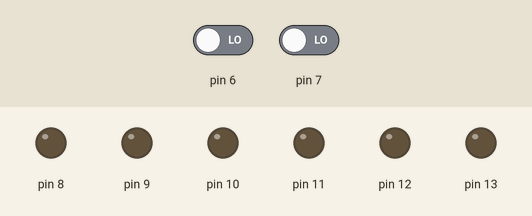
The sketch below on a simulated Arduino Uno, built with avr-gcc and run on an emulated ATmega328P. Parts: output pins drawn as LEDs (lit = HIGH). The inputs (shaded band) are chosen by the test bench; at power-on: pin 6 LOW, pin 7 LOW.

Above: at 1.2 s.
1.3 s: pin 6 driven HIGH
At 1.8 s:
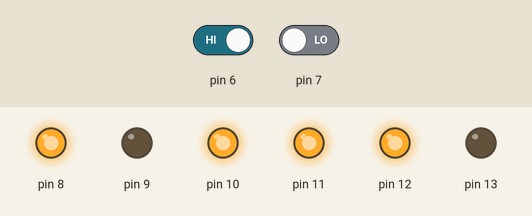
2.8 s: pin 7 driven HIGH
At 4.0 s:
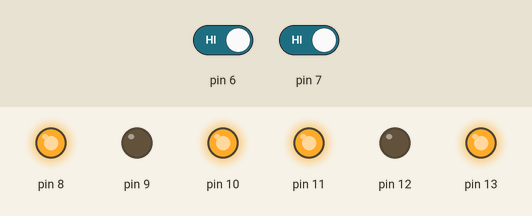
4.3 s: pin 6 driven LOW
At 5.3 s:
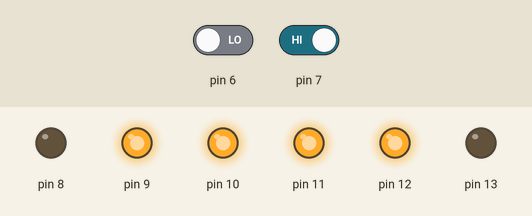
5.8 s: pin 7 driven LOW
At 6.4 s:
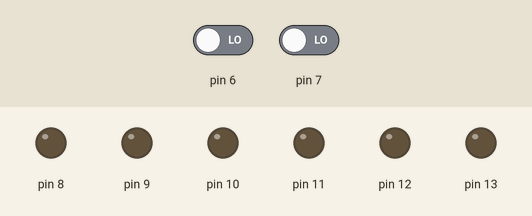
Timing chart, 0 to 8.3 s (numbered marks = the images above; inputs shaded):
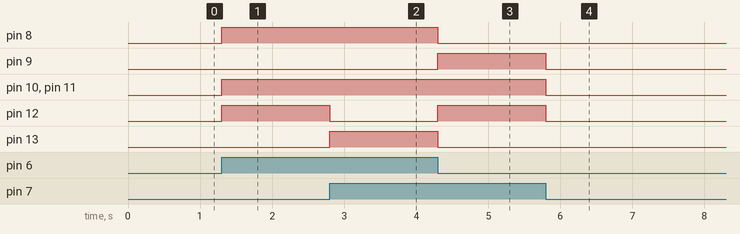

The sketch:

IoTLineRobot.ino
```cpp
 void Forward()
  {
    //motor1-clockwise
    digitalWrite(13,HIGH);
    digitalWrite(12,LOW);
    analogWrite(11,255);
    //motor2-anticlockwise
    digitalWrite(8,HIGH);
    digitalWrite(9,LOW);
    analogWrite(10,255);
  }
    void Left()
  {
    //motor1-anticlockwise
    digitalWrite(12,HIGH);
    digitalWrite(13,LOW);
    analogWrite(11,255);
    //motor2-anticlockwise
    digitalWrite(8,HIGH);
    digitalWrite(9,LOW);
    analogWrite(10,255);
  }
    void Right()
  {
    //motor1-clockwise
    digitalWrite(12,HIGH);
    digitalWrite(13,LOW);
    analogWrite(11,255);
    //motor2-clockwise
    digitalWrite(9,HIGH);
    digitalWrite(8,LOW);
    analogWrite(10,255);
  }
    void Wait()
  {
    //motor1-clockwise
    digitalWrite(12,LOW);
    digitalWrite(13,LOW);
    analogWrite(11,0);
    //motor2-clockwise
    digitalWrite(9,LOW);
    digitalWrite(8,LOW);
    analogWrite(10,0);
  }
void setup() {
  // put your setup code here, to run once:
  pinMode(8,OUTPUT);
  pinMode(9,OUTPUT);
  pinMode(10,OUTPUT);
  pinMode(11,OUTPUT);
  pinMode(12,OUTPUT);
  pinMode(13,OUTPUT);
}

void loop() {
  // put your main code here, to run repeatedly:
  int LS = digitalRead(7);
  int RS = digitalRead(6);
  if(LS==1 && RS==1)
  {
    Forward();
  }
  if(LS==1 && RS==0)
  {
    Right();
  }
  if(LS==0 && RS==1)
  {
    Left();
  }
  if(LS==0 && RS==0)
  {
    Wait();
  }

}
```

Measured:
- after the input at 1.3 s, pin 8, pin 10–12: LOW → HIGH at once
- after the input at 2.8 s, pin 12: HIGH → LOW at once; pin 13: LOW → HIGH at once
- after the input at 4.3 s, pin 8, pin 13: HIGH → LOW at once; pin 9, pin 12: LOW → HIGH at once
- after the input at 5.8 s, pin 9–12: HIGH → LOW at once
